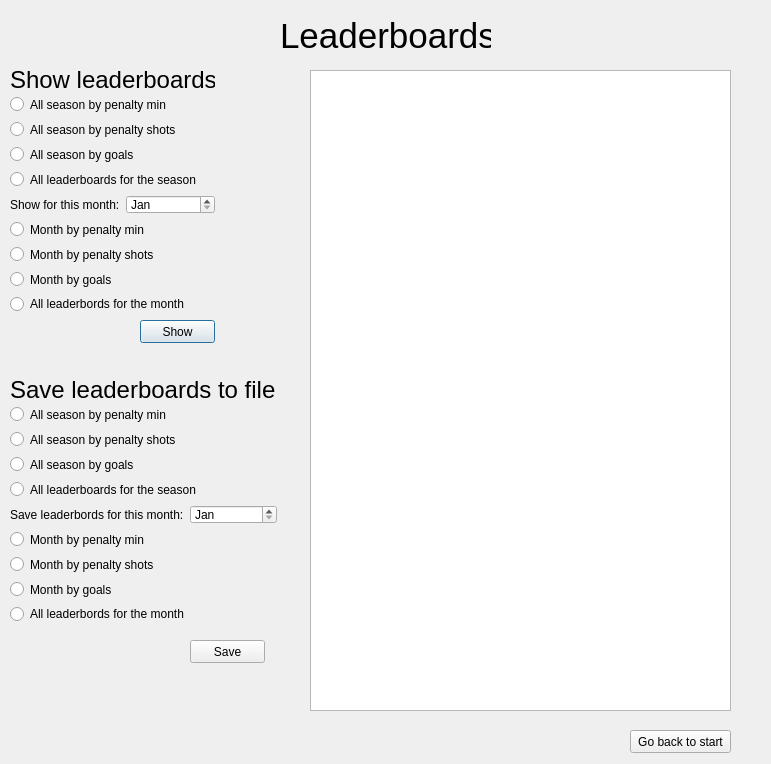
<?xml version="1.0" encoding="UTF-8"?>
<ui version="4.0">
 <class>LeaderbordsWindow</class>
 <widget class="QDialog" name="LeaderbordsWindow">
  <property name="geometry">
   <rect>
    <x>0</x>
    <y>0</y>
    <width>771</width>
    <height>764</height>
   </rect>
  </property>
  <property name="windowTitle">
   <string>Dialog</string>
  </property>
  <widget class="QTextBrowser" name="textBrowser">
   <property name="geometry">
    <rect>
     <x>310</x>
     <y>70</y>
     <width>421</width>
     <height>641</height>
    </rect>
   </property>
  </widget>
  <widget class="QLabel" name="label">
   <property name="geometry">
    <rect>
     <x>280</x>
     <y>10</y>
     <width>211</width>
     <height>51</height>
    </rect>
   </property>
   <property name="font">
    <font>
     <pointsize>26</pointsize>
    </font>
   </property>
   <property name="text">
    <string>Leaderboards</string>
   </property>
  </widget>
  <widget class="QPushButton" name="pushButton_show">
   <property name="geometry">
    <rect>
     <x>140</x>
     <y>320</y>
     <width>75</width>
     <height>23</height>
    </rect>
   </property>
   <property name="text">
    <string>Show</string>
   </property>
  </widget>
  <widget class="QPushButton" name="pushButton_GoBack">
   <property name="geometry">
    <rect>
     <x>630</x>
     <y>730</y>
     <width>101</width>
     <height>23</height>
    </rect>
   </property>
   <property name="text">
    <string>Go back to start</string>
   </property>
  </widget>
  <widget class="QPushButton" name="pushButton_Save">
   <property name="geometry">
    <rect>
     <x>190</x>
     <y>640</y>
     <width>75</width>
     <height>23</height>
    </rect>
   </property>
   <property name="text">
    <string>Save</string>
   </property>
  </widget>
  <widget class="QLabel" name="label_6">
   <property name="geometry">
    <rect>
     <x>50</x>
     <y>10</y>
     <width>91</width>
     <height>51</height>
    </rect>
   </property>
   <property name="text">
    <string/>
   </property>
   <property name="pixmap">
    <pixmap resource="resources.qrc">:/recources/Bilder till projekt/thJ20O2MMZ.jpg</pixmap>
   </property>
   <property name="scaledContents">
    <bool>true</bool>
   </property>
  </widget>
  <widget class="QLabel" name="label_7">
   <property name="geometry">
    <rect>
     <x>630</x>
     <y>10</y>
     <width>91</width>
     <height>51</height>
    </rect>
   </property>
   <property name="text">
    <string/>
   </property>
   <property name="pixmap">
    <pixmap resource="resources.qrc">:/recources/Bilder till projekt/5511133955_de627d006a_z.jpg</pixmap>
   </property>
   <property name="scaledContents">
    <bool>true</bool>
   </property>
  </widget>
  <widget class="QWidget" name="">
   <property name="geometry">
    <rect>
     <x>10</x>
     <y>70</y>
     <width>205</width>
     <height>243</height>
    </rect>
   </property>
   <layout class="QVBoxLayout" name="verticalLayout">
    <item>
     <widget class="QLabel" name="label_2">
      <property name="font">
       <font>
        <pointsize>18</pointsize>
       </font>
      </property>
      <property name="text">
       <string>Show leaderboards</string>
      </property>
     </widget>
    </item>
    <item>
     <widget class="QRadioButton" name="radioButton_show_allSByPM">
      <property name="text">
       <string>All season by penalty min</string>
      </property>
     </widget>
    </item>
    <item>
     <widget class="QRadioButton" name="radioButton_show_allSByPS">
      <property name="text">
       <string>All season by penalty shots</string>
      </property>
     </widget>
    </item>
    <item>
     <widget class="QRadioButton" name="radioButton_show_allSByG">
      <property name="text">
       <string>All season by goals</string>
      </property>
     </widget>
    </item>
    <item>
     <widget class="QRadioButton" name="radioButton_show_seasAll">
      <property name="text">
       <string>All leaderboards for the season</string>
      </property>
     </widget>
    </item>
    <item>
     <layout class="QHBoxLayout" name="horizontalLayout">
      <item>
       <widget class="QLabel" name="label_3">
        <property name="text">
         <string>Show for this month:</string>
        </property>
       </widget>
      </item>
      <item>
       <widget class="QDateEdit" name="dateEdit_SHow">
        <property name="displayFormat">
         <string>MMM</string>
        </property>
        <property name="calendarPopup">
         <bool>false</bool>
        </property>
       </widget>
      </item>
     </layout>
    </item>
    <item>
     <widget class="QRadioButton" name="radioButton_show_mByPM">
      <property name="text">
       <string>Month by penalty min</string>
      </property>
     </widget>
    </item>
    <item>
     <widget class="QRadioButton" name="radioButton_show_mByPS">
      <property name="text">
       <string>Month by penalty shots</string>
      </property>
     </widget>
    </item>
    <item>
     <widget class="QRadioButton" name="radioButton_show_mByG">
      <property name="text">
       <string>Month by goals</string>
      </property>
     </widget>
    </item>
    <item>
     <widget class="QRadioButton" name="radioButton_show_mAll">
      <property name="text">
       <string>All leaderbords for the month</string>
      </property>
     </widget>
    </item>
   </layout>
  </widget>
  <widget class="QWidget" name="">
   <property name="geometry">
    <rect>
     <x>10</x>
     <y>380</y>
     <width>267</width>
     <height>243</height>
    </rect>
   </property>
   <layout class="QVBoxLayout" name="verticalLayout_2">
    <item>
     <widget class="QLabel" name="label_4">
      <property name="font">
       <font>
        <pointsize>18</pointsize>
       </font>
      </property>
      <property name="text">
       <string>Save leaderboards to file</string>
      </property>
     </widget>
    </item>
    <item>
     <widget class="QRadioButton" name="radioButton_save_allSByPM">
      <property name="text">
       <string>All season by penalty min</string>
      </property>
     </widget>
    </item>
    <item>
     <widget class="QRadioButton" name="radioButton_save_allSByPS">
      <property name="text">
       <string>All season by penalty shots</string>
      </property>
     </widget>
    </item>
    <item>
     <widget class="QRadioButton" name="radioButton_save_allSByG">
      <property name="text">
       <string>All season by goals</string>
      </property>
     </widget>
    </item>
    <item>
     <widget class="QRadioButton" name="radioButton_save_allS">
      <property name="text">
       <string>All leaderboards for the season</string>
      </property>
     </widget>
    </item>
    <item>
     <layout class="QHBoxLayout" name="horizontalLayout_2">
      <item>
       <widget class="QLabel" name="label_5">
        <property name="text">
         <string>Save leaderbords for this month:</string>
        </property>
       </widget>
      </item>
      <item>
       <widget class="QDateEdit" name="dateEdit_save">
        <property name="displayFormat">
         <string>MMM</string>
        </property>
        <property name="calendarPopup">
         <bool>false</bool>
        </property>
       </widget>
      </item>
     </layout>
    </item>
    <item>
     <widget class="QRadioButton" name="radioButton_save_mByPM">
      <property name="text">
       <string>Month by penalty min</string>
      </property>
     </widget>
    </item>
    <item>
     <widget class="QRadioButton" name="radioButton_save_mByPS">
      <property name="text">
       <string>Month by penalty shots</string>
      </property>
     </widget>
    </item>
    <item>
     <widget class="QRadioButton" name="radioButton_save_mByG">
      <property name="text">
       <string>Month by goals</string>
      </property>
     </widget>
    </item>
    <item>
     <widget class="QRadioButton" name="radioButton_save_mAll">
      <property name="text">
       <string>All leaderbords for the month</string>
      </property>
     </widget>
    </item>
   </layout>
  </widget>
 </widget>
 <resources>
  <include location="resources.qrc"/>
 </resources>
 <connections/>
</ui>
